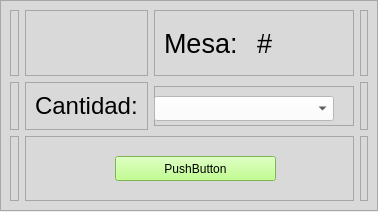
<?xml version="1.0" encoding="UTF-8"?>
<ui version="4.0">
 <class>Form</class>
 <widget class="QWidget" name="Form">
  <property name="geometry">
   <rect>
    <x>0</x>
    <y>0</y>
    <width>378</width>
    <height>212</height>
   </rect>
  </property>
  <property name="sizePolicy">
   <sizepolicy hsizetype="Fixed" vsizetype="Fixed">
    <horstretch>0</horstretch>
    <verstretch>0</verstretch>
   </sizepolicy>
  </property>
  <property name="minimumSize">
   <size>
    <width>378</width>
    <height>212</height>
   </size>
  </property>
  <property name="maximumSize">
   <size>
    <width>378</width>
    <height>212</height>
   </size>
  </property>
  <property name="windowTitle">
   <string>Form</string>
  </property>
  <widget class="QFrame" name="frame">
   <property name="geometry">
    <rect>
     <x>0</x>
     <y>0</y>
     <width>378</width>
     <height>211</height>
    </rect>
   </property>
   <property name="minimumSize">
    <size>
     <width>378</width>
     <height>211</height>
    </size>
   </property>
   <property name="maximumSize">
    <size>
     <width>378</width>
     <height>211</height>
    </size>
   </property>
   <property name="styleSheet">
    <string notr="true">background-color: rgb(217, 217, 217);</string>
   </property>
   <property name="frameShape">
    <enum>QFrame::StyledPanel</enum>
   </property>
   <property name="frameShadow">
    <enum>QFrame::Raised</enum>
   </property>
   <layout class="QGridLayout" name="gridLayout">
    <property name="sizeConstraint">
     <enum>QLayout::SetDefaultConstraint</enum>
    </property>
    <item row="1" column="2">
     <widget class="QFrame" name="frame_3">
      <property name="minimumSize">
       <size>
        <width>200</width>
        <height>40</height>
       </size>
      </property>
      <property name="maximumSize">
       <size>
        <width>200</width>
        <height>40</height>
       </size>
      </property>
      <property name="frameShape">
       <enum>QFrame::StyledPanel</enum>
      </property>
      <property name="frameShadow">
       <enum>QFrame::Raised</enum>
      </property>
      <widget class="QComboBox" name="comboBox">
       <property name="geometry">
        <rect>
         <x>0</x>
         <y>10</y>
         <width>180</width>
         <height>25</height>
        </rect>
       </property>
       <property name="minimumSize">
        <size>
         <width>180</width>
         <height>25</height>
        </size>
       </property>
       <property name="maximumSize">
        <size>
         <width>16777215</width>
         <height>25</height>
        </size>
       </property>
       <property name="styleSheet">
        <string notr="true">background-color: rgb(255, 255, 255);</string>
       </property>
       <item>
        <property name="text">
         <string/>
        </property>
       </item>
       <item>
        <property name="text">
         <string>Mesa simple</string>
        </property>
       </item>
       <item>
        <property name="text">
         <string>Mesa Doble</string>
        </property>
       </item>
      </widget>
     </widget>
    </item>
    <item row="1" column="1">
     <widget class="QFrame" name="frame_8">
      <property name="frameShape">
       <enum>QFrame::StyledPanel</enum>
      </property>
      <property name="frameShadow">
       <enum>QFrame::Raised</enum>
      </property>
      <layout class="QHBoxLayout" name="horizontalLayout_3">
       <item>
        <widget class="QLabel" name="label_3">
         <property name="font">
          <font>
           <pointsize>18</pointsize>
          </font>
         </property>
         <property name="text">
          <string>Cantidad:</string>
         </property>
        </widget>
       </item>
      </layout>
     </widget>
    </item>
    <item row="2" column="3">
     <widget class="QFrame" name="frame_4">
      <property name="frameShape">
       <enum>QFrame::StyledPanel</enum>
      </property>
      <property name="frameShadow">
       <enum>QFrame::Raised</enum>
      </property>
     </widget>
    </item>
    <item row="0" column="3">
     <widget class="QFrame" name="frame_7">
      <property name="frameShape">
       <enum>QFrame::StyledPanel</enum>
      </property>
      <property name="frameShadow">
       <enum>QFrame::Raised</enum>
      </property>
     </widget>
    </item>
    <item row="0" column="2">
     <widget class="QFrame" name="frame_6">
      <property name="minimumSize">
       <size>
        <width>150</width>
        <height>0</height>
       </size>
      </property>
      <property name="maximumSize">
       <size>
        <width>300</width>
        <height>16777215</height>
       </size>
      </property>
      <property name="frameShape">
       <enum>QFrame::StyledPanel</enum>
      </property>
      <property name="frameShadow">
       <enum>QFrame::Raised</enum>
      </property>
      <layout class="QHBoxLayout" name="horizontalLayout_2">
       <item>
        <widget class="QLabel" name="label">
         <property name="font">
          <font>
           <pointsize>20</pointsize>
          </font>
         </property>
         <property name="text">
          <string>Mesa:</string>
         </property>
        </widget>
       </item>
       <item>
        <widget class="QLabel" name="label_2">
         <property name="font">
          <font>
           <pointsize>20</pointsize>
          </font>
         </property>
         <property name="text">
          <string>#</string>
         </property>
         <property name="alignment">
          <set>Qt::AlignLeading|Qt::AlignLeft|Qt::AlignVCenter</set>
         </property>
        </widget>
       </item>
      </layout>
     </widget>
    </item>
    <item row="0" column="1">
     <widget class="QFrame" name="frame_2">
      <property name="frameShape">
       <enum>QFrame::StyledPanel</enum>
      </property>
      <property name="frameShadow">
       <enum>QFrame::Raised</enum>
      </property>
     </widget>
    </item>
    <item row="0" column="0">
     <widget class="QFrame" name="frame_5">
      <property name="frameShape">
       <enum>QFrame::StyledPanel</enum>
      </property>
      <property name="frameShadow">
       <enum>QFrame::Raised</enum>
      </property>
     </widget>
    </item>
    <item row="1" column="0">
     <widget class="QFrame" name="frame_11">
      <property name="frameShape">
       <enum>QFrame::StyledPanel</enum>
      </property>
      <property name="frameShadow">
       <enum>QFrame::Raised</enum>
      </property>
     </widget>
    </item>
    <item row="2" column="0">
     <widget class="QFrame" name="frame_12">
      <property name="frameShape">
       <enum>QFrame::StyledPanel</enum>
      </property>
      <property name="frameShadow">
       <enum>QFrame::Raised</enum>
      </property>
     </widget>
    </item>
    <item row="1" column="3">
     <widget class="QFrame" name="frame_13">
      <property name="frameShape">
       <enum>QFrame::StyledPanel</enum>
      </property>
      <property name="frameShadow">
       <enum>QFrame::Raised</enum>
      </property>
     </widget>
    </item>
    <item row="2" column="1" colspan="2">
     <widget class="QFrame" name="frame_10">
      <property name="frameShape">
       <enum>QFrame::StyledPanel</enum>
      </property>
      <property name="frameShadow">
       <enum>QFrame::Raised</enum>
      </property>
      <widget class="QPushButton" name="pushButton">
       <property name="geometry">
        <rect>
         <x>90</x>
         <y>20</y>
         <width>161</width>
         <height>25</height>
        </rect>
       </property>
       <property name="minimumSize">
        <size>
         <width>0</width>
         <height>25</height>
        </size>
       </property>
       <property name="styleSheet">
        <string notr="true">background-color: rgb(175, 255, 112);</string>
       </property>
       <property name="text">
        <string>PushButton</string>
       </property>
      </widget>
     </widget>
    </item>
   </layout>
  </widget>
 </widget>
 <resources/>
 <connections/>
</ui>
